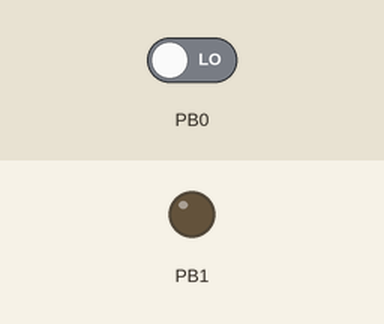
This sketch was run on a simulated ATtiny85, built with avr-gcc and run on an emulated ATtiny85. On the bench: output pins drawn as LEDs (lit = HIGH). The test bench sets the inputs (shaded band); at power-on: PB0 LOW.

Above: at 1.7 s.
1.8 s: PB0 driven HIGH
At 2.7 s:
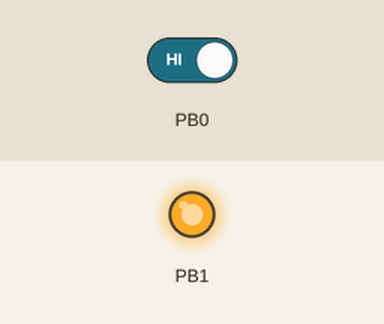
3.3 s: PB0 driven LOW
At 3.8 s:
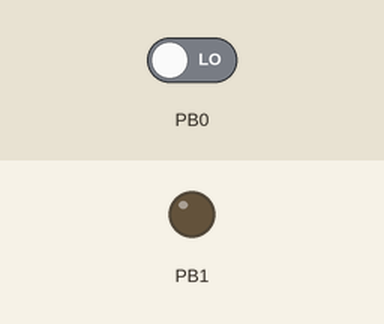
Timing chart, 0 to 6.3 s (numbered marks = the images above; inputs shaded):
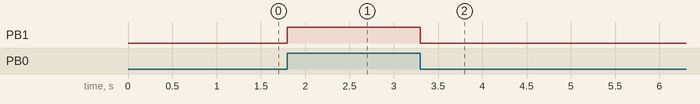

The sketch:

footpedal.ino
```cpp
#include "DigiKeyboard.h"

void setup() {

  pinMode(0, INPUT);
  pinMode(1, OUTPUT);
  pinMode(2, INPUT);
  DigiKeyboard.update();
  // don't need to set anything up to use DigiKeyboard
  // this is generally not necessary but with some older systems it seems to
  // prevent missing the first character after a delay:
  DigiKeyboard.sendKeyStroke(0);
  DigiKeyboard.delay(500);
}


void loop() {
  // It's better to use DigiKeyboard.delay() over the regular Arduino delay()
  // if doing keyboard stuff because it keeps talking to the computer to make
  // sure the computer knows the keyboard is alive and connected
  //digitalWrite(1, 0);
  //DigiKeyboard.delay(1000);
  //digitalWrite(1, 1);
  bool keydown = false;
  bool pedal = false;
  while (true) {
    pedal = digitalRead(0);
    if (!keydown && pedal) {
      keydown = true;
      /*
      DigiKeyboard.println("if err != nil {");
      DigiKeyboard.println("");
      DigiKeyboard.println("}");
      // http://www.usb.org/developers/hidpage/Hut1_12v2.pdf
      DigiKeyboard.sendKeyStroke(0x52);
      DigiKeyboard.sendKeyStroke(0x52);
      */
      DigiKeyboard.sendKeyStroke(KEY_F11, MOD_GUI_LEFT);
      digitalWrite(1, 1);
      DigiKeyboard.delay(500);
    } else if (keydown && !pedal) {
      keydown = false;
      digitalWrite(1, 0);
      DigiKeyboard.delay(500);
    }
  }
  DigiKeyboard.delay(100);
}
```

Measured:
- after the input at 1.8 s, PB1: LOW → HIGH at once
- after the input at 3.3 s, PB1: HIGH → LOW at once
